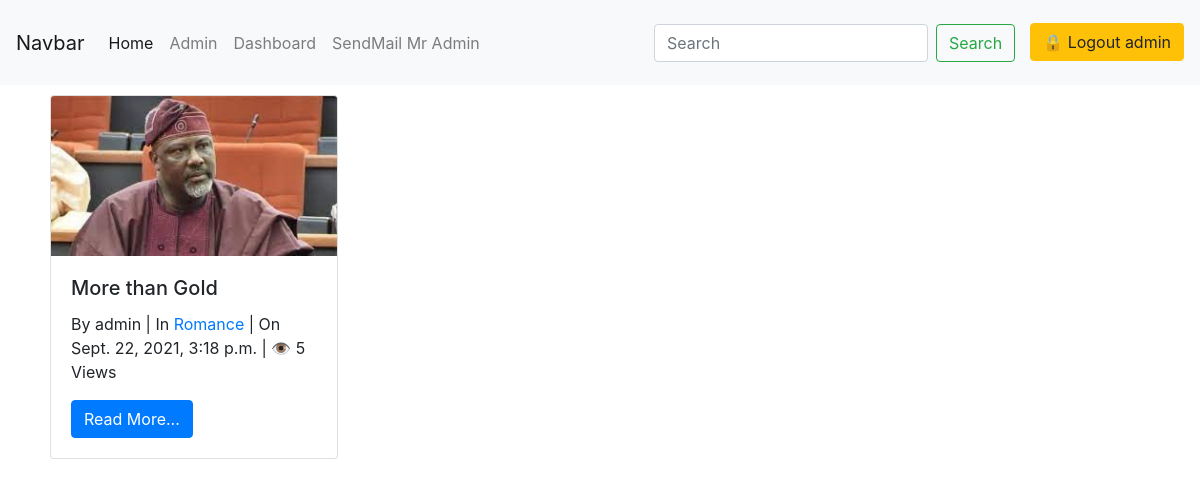
Before: /books/ (signed in) with the older database file.
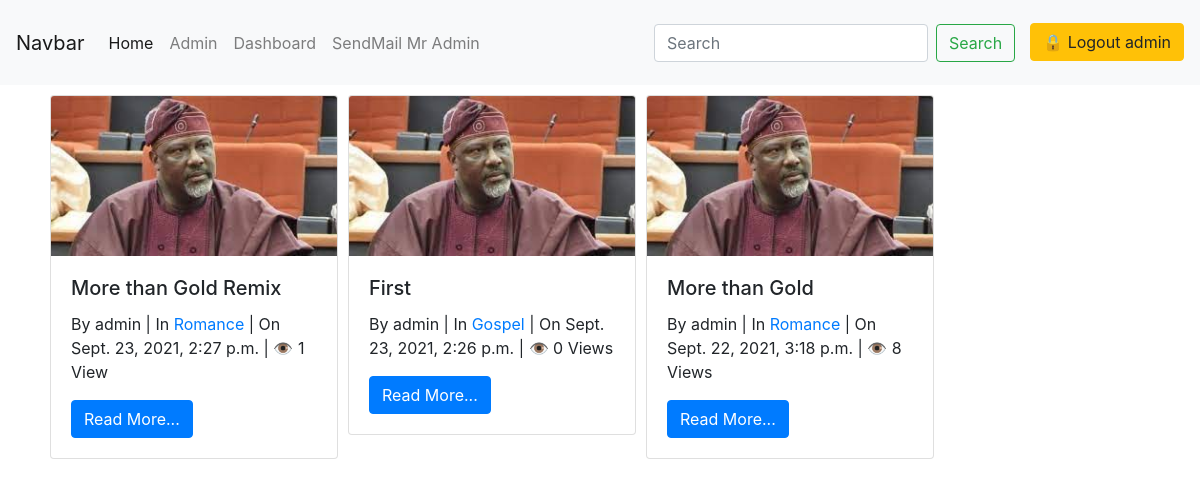
After: the same page with the newer database file.
### book_app/models.py (models this page shows, shortened)
class Book(models.Model):
    title = models.CharField(max_length=100)
    slug = models.SlugField()
    author = models.ForeignKey(User, on_delete=models.CASCADE)
    context = models.TextField()
    release_year = models.DateTimeField(auto_now_add=True)
    count = models.PositiveIntegerField(default=0)
    genre = models.ForeignKey(Genre, on_delete=models.CASCADE)
    image = models.ImageField(upload_to='profile_pics')
    class Meta:
        ordering = ['-release_year']

class Genre(models.Model):
    name = models.CharField(max_length=100)
    def __str__(self):
        return self.name

### book_app/views.py (the view)
# urls.py: path('', views.HomeView.as_view(), name='home'),
class HomeView(LoginRequiredMixin, ListView):
    model = Book
    template_name = 'book_app/home.html'
    def get_context_data(self, **kwargs):
        context = super().get_context_data(**kwargs)
        context['books'] = Book.objects.filter(author=self.request.user)
        return context

### book_app/templates/book_app/home.html (shortened to what this page needs)
<!DOCTYPE html>
{% extends 'book_app/base.html' %}
{% load static %}
{% block body_block %}
{% for book in books %}
    <div class="card" style="width: 18rem; margin: 10px 5px 5px 5px; float: left; ">
        <img src="{{ book.image.url }}" class="card-img-top" alt="NO">
        <div class="card-body">
            <h5 class="card-title">{{ book.title }}</h5>
            <div class="info">
                By <span>{{ book.author }}</span> | In <span><a href="{% url 'genre' book.genre %}">{{ book.genre }}</a></span> | On <span>{{ book.release_year }}</span> | &#x1f441 <span>{{ book.count }} View{{ book.count | pluralize }}</span>
            </div>
            <a href="{% url 'book_details' book.slug %}" class="btn btn-primary">Read More...</a>
        </div>
    </div>
{% empty %}
    <h3>There are no books, <a href="#">please write a book</a></h3>
{% endfor %}
{% endblock %}

### book_app/templates/book_app/base.html (shortened to what this page needs)
<!DOCTYPE html>
<html lang="en">
<head>
    <link rel="stylesheet" href="https://cdn.jsdelivr.net/npm/bootstrap@4.6.0/dist/css/bootstrap.min.css">
</head>
<body>
    <nav class="navbar navbar-expand-lg navbar-light bg-light">
        <a class="navbar-brand" href="#">Navbar</a>
        <div class="collapse navbar-collapse" id="navbarSupportedContent">
            <ul class="navbar-nav mr-auto">
                <li class="nav-item active">
                    <a class="nav-link" href="{% url 'home' %}">Home <span class="sr-only">(current)</span></a>
                </li>
                <li class="nav-item">
                    <a class="nav-link" target="_blank" href="{% url 'admin:index' %}">Admin</a>
                </li>
                <li class="nav-item">
                    <a class="nav-link" href="{% url 'dashboard' %}">Dashboard</a>
                </li>
                <li class="nav-item">
                    <a class="nav-link" href="{% url 'send_email' %}">SendMail Mr {{request.user | title}}</a>
                </li>
            </ul>
            <form id="search_id" action="{% url 'search_results' %}" method="GET" class="form-inline my-2 my-lg-0">
                <input id="search_id" name="q" class="form-control mr-sm-2" type="search" placeholder="Search" aria-label="Search">
                <button id="search_id" class="btn btn-outline-success my-2 my-sm-0" type="submit">Search</button>
            </form>
                {% if request.user.is_authenticated %}
                    <p><a class='btn btn-warning' style="margin: 15px 0px 0px 15px;" href="{% url 'logout' %}">&#128274 Logout {{request.user.username}}</a></p>
                {% else %}
                    <p><a class='btn btn-primary' style="margin: 15px 0px 0px 15px;" href="{% url 'login' %}">&#128275 Login</a></p>
                    <p><a class="btn btn-secondary" style="margin: 15px 0px 0px ;" href="{% url 'register_user' %}">Register</a></p>
                {% endif %}
        </div>
    </nav>
    <div class="container">
        {% block body_block %}
        {% endblock %}
    </div>
</body>
</html>

Changed rows visible on the page:
added Book: image (picture), title "More than Gold Remix", author "admin", genre "Romance", release_year "Sept. 23, 2021, 2:27 p.m.", count "1"
added Book: image (picture), title "First", author "admin", genre "Gospel", release_year "Sept. 23, 2021, 2:26 p.m.", count "0", count|pluralize "s"
changed Book "More than Gold": count "5" → "8"
